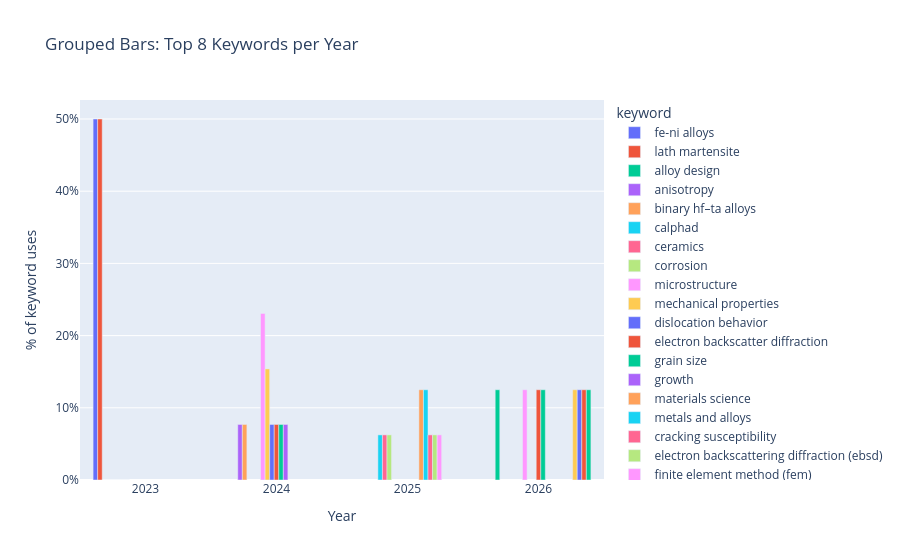

Notebook cell for this chart:
### Code cell
#| echo: false
#| output: true

TOP_PER_YEAR = 8
bar_data = (
    keyword_pct_long.sort_values(["year", "pct"], ascending=[True, False])
    .groupby("year", as_index=False)
    .head(TOP_PER_YEAR)
)

fig = px.bar(
    bar_data,
    x="year",
    y="pct",
    color="keyword",
    barmode="group",
    title=f"Grouped Bars: Top {TOP_PER_YEAR} Keywords per Year",
    labels={"pct": "% of keyword uses", "year": "Year"},
)
fig.update_xaxes(dtick=1)
fig.update_yaxes(ticksuffix="%")
fig.update_layout(height=560)
fig.show()

### Figure 1 — Plotly figure (JSON) as saved in the notebook; plotly's stock layout.template omitted (floating-point values rounded to 4 significant figures)
{"data": [{"alignmentgroup": "True", "hovertemplate": "keyword=fe-ni alloys<br>Year=%{x}<br>% of keyword uses=%{y}<extra></extra>", "legendgroup": "fe-ni alloys", "marker": {"color": "#636efa", "pattern": {"shape": ""}}, "name": "fe-ni alloys", "offsetgroup": "fe-ni alloys", "orientation": "v", "showlegend": true, "textposition": "auto", "type": "bar", "x": [2023], "xaxis": "x", "y": [50.0], "yaxis": "y"}, {"alignmentgroup": "True", "hovertemplate": "keyword=lath martensite<br>Year=%{x}<br>% of keyword uses=%{y}<extra></extra>", "legendgroup": "lath martensite", "marker": {"color": "#EF553B", "pattern": {"shape": ""}}, "name": "lath martensite", "offsetgroup": "lath martensite", "orientation": "v", "showlegend": true, "textposition": "auto", "type": "bar", "x": [2023], "xaxis": "x", "y": [50.0], "yaxis": "y"}, {"alignmentgroup": "True", "hovertemplate": "keyword=alloy design<br>Year=%{x}<br>% of keyword uses=%{y}<extra></extra>", "legendgroup": "alloy design", "marker": {"color": "#00cc96", "pattern": {"shape": ""}}, "name": "alloy design", "offsetgroup": "alloy design", "orientation": "v", "showlegend": true, "textposition": "auto", "type": "bar", "x": [2023, 2026], "xaxis": "x", "y": [0.0, 12.5], "yaxis": "y"}, {"alignmentgroup": "True", "hovertemplate": "keyword=anisotropy<br>Year=%{x}<br>% of keyword uses=%{y}<extra></extra>", "legendgroup": "anisotropy", "marker": {"color": "#ab63fa", "pattern": {"shape": ""}}, "name": "anisotropy", "offsetgroup": "anisotropy", "orientation": "v", "showlegend": true, "textposition": "auto", "type": "bar", "x": [2023, 2024], "xaxis": "x", "y": [0.0, 7.692], "yaxis": "y"}, {"alignmentgroup": "True", "hovertemplate": "keyword=binary hf–ta alloys<br>Year=%{x}<br>% of keyword uses=%{y}<extra></extra>", "legendgroup": "binary hf–ta alloys", "marker": {"color": "#FFA15A", "pattern": {"shape": ""}}, "name": "binary hf–ta alloys", "offsetgroup": "binary hf–ta alloys", "orientation": "v", "showlegend": true, "textposition": "auto", "type": "bar", "x": [2023, 2024], "xaxis": "x", "y": [0.0, 7.692], "yaxis": "y"}, {"alignmentgroup": "True", "hovertemplate": "keyword=calphad<br>Year=%{x}<br>% of keyword uses=%{y}<extra></extra>", "legendgroup": "calphad", "marker": {"color": "#19d3f3", "pattern": {"shape": ""}}, "name": "calphad", "offsetgroup": "calphad", "orientation": "v", "showlegend": true, "textposition": "auto", "type": "bar", "x": [2023, 2025], "xaxis": "x", "y": [0.0, 6.25], "yaxis": "y"}, {"alignmentgroup": "True", "hovertemplate": "keyword=ceramics<br>Year=%{x}<br>% of keyword uses=%{y}<extra></extra>", "legendgroup": "ceramics", "marker": {"color": "#FF6692", "pattern": {"shape": ""}}, "name": "ceramics", "offsetgroup": "ceramics", "orientation": "v", "showlegend": true, "textposition": "auto", "type": "bar", "x": [2023, 2025], "xaxis": "x", "y": [0.0, 6.25], "yaxis": "y"}, {"alignmentgroup": "True", "hovertemplate": "keyword=corrosion<br>Year=%{x}<br>% of keyword uses=%{y}<extra></extra>", "legendgroup": "corrosion", "marker": {"color": "#B6E880", "pattern": {"shape": ""}}, "name": "corrosion", "offsetgroup": "corrosion", "orientation": "v", "showlegend": true, "textposition": "auto", "type": "bar", "x": [2023, 2025], "xaxis": "x", "y": [0.0, 6.25], "yaxis": "y"}, {"alignmentgroup": "True", "hovertemplate": "keyword=microstructure<br>Year=%{x}<br>% of keyword uses=%{y}<extra></extra>", "legendgroup": "microstructure", "marker": {"color": "#FF97FF", "pattern": {"shape": ""}}, "name": "microstructure", "offsetgroup": "microstructure", "orientation": "v", "showlegend": true, "textposition": "auto", "type": "bar", "x": [2024, 2026], "xaxis": "x", "y": [23.08, 12.5], "yaxis": "y"}, {"alignmentgroup": "True", "hovertemplate": "keyword=mechanical properties<br>Year=%{x}<br>% of keyword uses=%{y}<extra></extra>", "legendgroup": "mechanical properties", "marker": {"color": "#FECB52", "pattern": {"shape": ""}}, "name": "mechanical properties", "offsetgroup": "mechanical properties", "orientation": "v", "showlegend": true, "textposition": "auto", "type": "bar", "x": [2024], "xaxis": "x", "y": [15.38], "yaxis": "y"}, {"alignmentgroup": "True", "hovertemplate": "keyword=dislocation behavior<br>Year=%{x}<br>% of keyword uses=%{y}<extra></extra>", "legendgroup": "dislocation behavior", "marker": {"color": "#636efa", "pattern": {"shape": ""}}, "name": "dislocation behavior", "offsetgroup": "dislocation behavior", "orientation": "v", "showlegend": true, "textposition": "auto", "type": "bar", "x": [2024], "xaxis": "x", "y": [7.692], "yaxis": "y"}, {"alignmentgroup": "True", "hovertemplate": "keyword=electron backscatter diffraction<br>Year=%{x}<br>% of keyword uses=%{y}<extra></extra>", "legendgroup": "electron backscatter diffraction", "marker": {"color": "#EF553B", "pattern": {"shape": ""}}, "name": "electron backscatter diffraction", "offsetgroup": "electron backscatter diffraction", "orientation": "v", "showlegend": true, "textposition": "auto", "type": "bar", "x": [2024, 2026], "xaxis": "x", "y": [7.692, 12.5], "yaxis": "y"}, {"alignmentgroup": "True", "hovertemplate": "keyword=grain size<br>Year=%{x}<br>% of keyword uses=%{y}<extra></extra>", "legendgroup": "grain size", "marker": {"color": "#00cc96", "pattern": {"shape": ""}}, "name": "grain size", "offsetgroup": "grain size", "orientation": "v", "showlegend": true, "textposition": "auto", "type": "bar", "x": [2024, 2026], "xaxis": "x", "y": [7.692, 12.5], "yaxis": "y"}, {"alignmentgroup": "True", "hovertemplate": "keyword=growth<br>Year=%{x}<br>% of keyword uses=%{y}<extra></extra>", "legendgroup": "growth", "marker": {"color": "#ab63fa", "pattern": {"shape": ""}}, "name": "growth", "offsetgroup": "growth", "orientation": "v", "showlegend": true, "textposition": "auto", "type": "bar", "x": [2024], "xaxis": "x", "y": [7.692], "yaxis": "y"}, {"alignmentgroup": "True", "hovertemplate": "keyword=materials science<br>Year=%{x}<br>% of keyword uses=%{y}<extra></extra>", "legendgroup": "materials science", "marker": {"color": "#FFA15A", "pattern": {"shape": ""}}, "name": "materials science", "offsetgroup": "materials science", "orientation": "v", "showlegend": true, "textposition": "auto", "type": "bar", "x": [2025], "xaxis": "x", "y": [12.5], "yaxis": "y"}, {"alignmentgroup": "True", "hovertemplate": "keyword=metals and alloys<br>Year=%{x}<br>% of keyword uses=%{y}<extra></extra>", "legendgroup": "metals and alloys", "marker": {"color": "#19d3f3", "pattern": {"shape": ""}}, "name": "metals and alloys", "offsetgroup": "metals and alloys", "orientation": "v", "showlegend": true, "textposition": "auto", "type": "bar", "x": [2025], "xaxis": "x", "y": [12.5], "yaxis": "y"}, {"alignmentgroup": "True", "hovertemplate": "keyword=cracking susceptibility<br>Year=%{x}<br>% of keyword uses=%{y}<extra></extra>", "legendgroup": "cracking susceptibility", "marker": {"color": "#FF6692", "pattern": {"shape": ""}}, "name": "cracking susceptibility", "offsetgroup": "cracking susceptibility", "orientation": "v", "showlegend": true, "textposition": "auto", "type": "bar", "x": [2025], "xaxis": "x", "y": [6.25], "yaxis": "y"}, {"alignmentgroup": "True", "hovertemplate": "keyword=electron backscattering diffraction (ebsd)<br>Year=%{x}<br>% of keyword uses=%{y}<extra></extra>", "legendgroup": "electron backscattering diffraction (ebsd)", "marker": {"color": "#B6E880", "pattern": {"shape": ""}}, "name": "electron backscattering diffraction (ebsd)", "offsetgroup": "electron backscattering diffraction (ebsd)", "orientation": "v", "showlegend": true, "textposition": "auto", "type": "bar", "x": [2025], "xaxis": "x", "y": [6.25], "yaxis": "y"}, {"alignmentgroup": "True", "hovertemplate": "keyword=finite element method (fem)<br>Year=%{x}<br>% of keyword uses=%{y}<extra></extra>", "legendgroup": "finite element method (fem)", "marker": {"color": "#FF97FF", "pattern": {"shape": ""}}, "name": "finite element method (fem)", "offsetgroup": "finite element method (fem)", "orientation": "v", "showlegend": true, "textposition": "auto", "type": "bar", "x": [2025], "xaxis": "x", "y": [6.25], "yaxis": "y"}, {"alignmentgroup": "True", "hovertemplate": "keyword=derivative-free optimization<br>Year=%{x}<br>% of keyword uses=%{y}<extra></extra>", "legendgroup": "derivative-free optimization", "marker": {"color": "#FECB52", "pattern": {"shape": ""}}, "name": "derivative-free optimization", "offsetgroup": "derivative-free optimization", "orientation": "v", "showlegend": true, "textposition": "auto", "type": "bar", "x": [2026], "xaxis": "x", "y": [12.5], "yaxis": "y"}, {"alignmentgroup": "True", "hovertemplate": "keyword=gradient-based optimization<br>Year=%{x}<br>% of keyword uses=%{y}<extra></extra>", "legendgroup": "gradient-based optimization", "marker": {"color": "#636efa", "pattern": {"shape": ""}}, "name": "gradient-based optimization", "offsetgroup": "gradient-based optimization", "orientation": "v", "showlegend": true, "textposition": "auto", "type": "bar", "x": [2026], "xaxis": "x", "y": [12.5], "yaxis": "y"}, {"alignmentgroup": "True", "hovertemplate": "keyword=imaging distortions<br>Year=%{x}<br>% of keyword uses=%{y}<extra></extra>", "legendgroup": "imaging distortions", "marker": {"color": "#EF553B", "pattern": {"shape": ""}}, "name": "imaging distortions", "offsetgroup": "imaging distortions", "orientation": "v", "showlegend": true, "textposition": "auto", "type": "bar", "x": [2026], "xaxis": "x", "y": [12.5], "yaxis": "y"}, {"alignmentgroup": "True", "hovertemplate": "keyword=scanning electron microscopy<br>Year=%{x}<br>% of keyword uses=%{y}<extra></extra>", "legendgroup": "scanning electron microscopy", "marker": {"color": "#00cc96", "pattern": {"shape": ""}}, "name": "scanning electron microscopy", "offsetgroup": "scanning electron microscopy", "orientation": "v", "showlegend": true, "textposition": "auto", "type": "bar", "x": [2026], "xaxis": "x", "y": [12.5], "yaxis": "y"}], "layout": {"barmode": "group", "height": 560, "legend": {"title": {"text": "keyword"}, "tracegroupgap": 0}, "title": {"text": "Grouped Bars: Top 8 Keywords per Year"}, "xaxis": {"anchor": "y", "domain": [0, 1], "dtick": 1, "title": {"text": "Year"}}, "yaxis": {"anchor": "x", "domain": [0, 1], "ticksuffix": "%", "title": {"text": "% of keyword uses"}}}}
